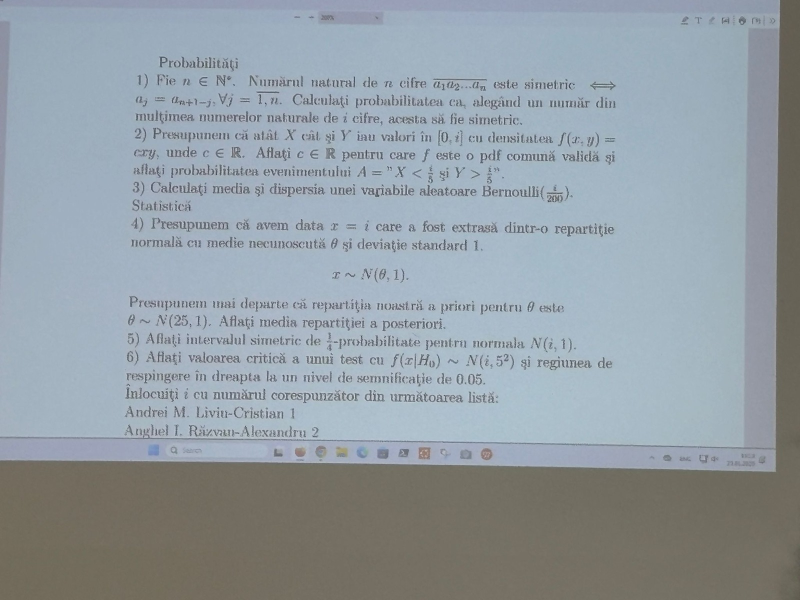
#> input picture Anul 2/Semestrul 1/Probabilități și statistică/Examen/WhatsApp Image 2026-01-19 at 22.12.31.jpeg, 1600 x 1200 px (shown at 1/2 size); its folder holds only this picture in this run
$ python -i 8.Pca_xgboost.py   (imports and definitions only)
#> lines starting #> are read from the running program, lines starting #| are printed output that depends on the picture; after the words box and inside, x2 and y2 are one past the last pixel; in counts of white or black regions, pixels touching at a corner belong together
import os
import numpy as np
import pandas as pd
import matplotlib.pyplot as plt

from PIL import Image

from skimage.feature import hog
from skimage.feature import local_binary_pattern
from skimage.feature import canny
from skimage.transform import probabilistic_hough_line
from skimage.measure import label as connected_components
from skimage.measure import regionprops

from sklearn.model_selection import train_test_split
from sklearn.preprocessing import StandardScaler
from sklearn.decomposition import PCA
from sklearn.metrics import accuracy_score
from sklearn.metrics import confusion_matrix
from sklearn.metrics import ConfusionMatrixDisplay

from xgboost import XGBClassifier
from itertools import product


# 1. Functii pentru feature-uri

def get_lbp_features(image):
    image_uint8 = (image * 255).astype(np.uint8)
    features = []

    for P, R in [(8, 1), (16, 2)]:
        lbp = local_binary_pattern(image_uint8, P=P, R=R, method="uniform")
        n_bins = P + 2

        hist, _ = np.histogram(
            lbp.ravel(),
            bins=n_bins,
            range=(0, n_bins),
            density=True
        )

        features.extend(hist)

    return np.array(features, dtype=np.float32)


def get_intensity_histogram(image):
    hist, _ = np.histogram(
        image.ravel(),
        bins=16,
        range=(0.0, 1.0),
        density=True
    )

    return hist.astype(np.float32)


def get_projection_features(image):
    features = []

    row_sum = np.sum(image, axis=1)
    col_sum = np.sum(image, axis=0)

    features.extend([
        np.mean(row_sum),
        np.std(row_sum),
        np.max(row_sum),
        np.min(row_sum),
        np.mean(col_sum),
        np.std(col_sum),
        np.max(col_sum),
        np.min(col_sum)
    ])

    row_parts = np.array_split(image, 16, axis=0)
    col_parts = np.array_split(image, 16, axis=1)

    for part in row_parts + col_parts:
        features.extend([
            np.mean(part),
            np.max(part),
            np.mean(part > 0.5)
        ])

    return np.array(features, dtype=np.float32)


def get_fft_features(image):
    fft = np.fft.fft2(image)
    fft_shift = np.fft.fftshift(fft)
    magnitude = np.log1p(np.abs(fft_shift))

    h, w = magnitude.shape
    center_h = h // 2
    center_w = w // 2

    center_patch = magnitude[
        center_h - 4:center_h + 4,
        center_w - 4:center_w + 4
    ]

    features = list(center_patch.flatten())

    features.extend([
        np.mean(magnitude),
        np.std(magnitude),
        np.max(magnitude),
        np.min(magnitude),
        np.median(magnitude)
    ])

    return np.array(features, dtype=np.float32)


def get_connected_components_features(image):
    features = []

    for threshold in [0.2, 0.3, 0.4, 0.5, 0.6, 0.7]:
        binary = image > threshold
        labeled = connected_components(binary)
        regions = regionprops(labeled)

        areas = [r.area for r in regions]
        areas = [area for area in areas if area >= 3]

        if len(areas) > 0:
            features.extend([
                len(areas),
                np.max(areas),
                np.mean(areas),
                np.sum(areas)
            ])
        else:
            features.extend([0, 0, 0, 0])

    return np.array(features, dtype=np.float32)


def get_hough_features(image):
    edges = canny(image, sigma=1.0)

    lines = probabilistic_hough_line(
        edges,
        threshold=5,
        line_length=10,
        line_gap=3
    )

    lengths = []
    angles = []

    for line in lines:
        p0, p1 = line

        x0, y0 = p0
        x1, y1 = p1

        dx = x1 - x0
        dy = y1 - y0

        lengths.append(np.sqrt(dx * dx + dy * dy))
        angles.append(np.degrees(np.arctan2(dy, dx)))

    if len(lengths) == 0:
        return np.zeros(16, dtype=np.float32)

    lengths = np.array(lengths)
    angles = np.array(angles)

    features = [
        len(lengths),
        np.mean(lengths),
        np.max(lengths),
        np.std(lengths),
        np.sum(lengths),

        np.mean(np.abs(np.abs(angles) - 90) < 20),
        np.mean(np.abs(angles) < 20),
        np.mean((angles > 20) & (angles < 70)),
        np.mean((angles < -20) & (angles > -70)),

        np.mean(angles),
        np.std(angles),

        np.sum(np.abs(np.abs(angles) - 90) < 15),
        np.sum(np.abs(angles) < 15),
        np.sum((np.abs(angles) > 20) & (np.abs(angles) < 75)),

        np.sum(lengths > 20),
        np.sum(lengths > 35)
    ]

    return np.array(features, dtype=np.float32)


# 2. Citire imagine si extragere toate feature-urile

def load_image(image_path):
    image = Image.open(image_path)
#> image is the input picture: PIL image 1600x1200 RGB; mean R, G, B 147.6, 157.2, 164.2
    image = image.convert("L")
#> image: PIL image 1600x1200 L
    image = image.resize((64, 64))
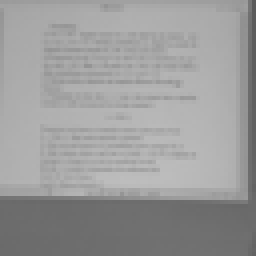
#> image: PIL image 64x64 L (shown 4 times larger); min 91, max 189, mean 155.1

    image = np.array(image, dtype=np.float32)
#> image: shape (64, 64) float32
    image = image / 255.0

    image_hog = hog(
        image,
        orientations=12,
        pixels_per_cell=(8, 8),
        cells_per_block=(2, 2),
        block_norm="L2-Hys",
        feature_vector=True
    ).astype(np.float32)
#> image_hog = 2352 values, max 0.666 at index 2022, min 0 at index 2, mean 0.0898

    global_features = np.array([
        np.mean(image),
        np.std(image),
        np.max(image),
        np.min(image),
        np.median(image),

        np.mean(image > 0.1),
        np.mean(image > 0.2),
        np.mean(image > 0.3),
        np.mean(image > 0.4),
        np.mean(image > 0.5),
        np.mean(image > 0.6),
        np.mean(image > 0.7),
        np.mean(image > 0.8),
        np.mean(image > 0.9)
    ], dtype=np.float32)
#> global_features = [0.608, 0.108, 0.741, 0.357, 0.659, 1, 1, 1, 0.987, 0.752, 0.713, 0.13, 0, 0]

    features = np.concatenate([
        image_hog,
        get_lbp_features(image),
        get_intensity_histogram(image),
        get_projection_features(image),
        get_fft_features(image),
        get_connected_components_features(image),
        get_hough_features(image),
        global_features
    ])
#> the loop in get_lbp_features, `for P, R in [(8, 1), (16, 2)]:` made 2 passes
#> pass 1, in get_lbp_features, `lbp = local_binary_pattern(image_uint8, P=P, R=R, method="uniform")`:
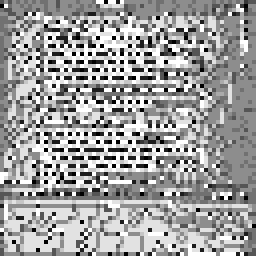
#> lbp: shape (64, 64) float64 (shown 4 times larger); min 0, max 9, mean 5.62; drawn with min black and max white
#> pass 2, in get_lbp_features, `lbp = local_binary_pattern(image_uint8, P=P, R=R, method="uniform")`:
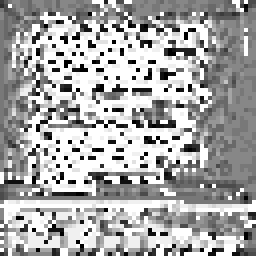
#> lbp: shape (64, 64) float64 (shown 4 times larger); min 0, max 17, mean 11.2; drawn with min black and max white
#> after the loop in get_lbp_features, `for P, R in [(8, 1), (16, 2)]:`: features = 28 values, max 0.293 at index 27, min 0.0105 at index 2, mean 0.0714
#> in get_intensity_histogram, `hist, _ = np.histogram( image.ravel(), bins=16, range=(0.0, 1.0), dens..`: hist = [0, 0, 0, 0, 0, 0.082, 3.02, 0.859, 0.0508, 1.45, 6.96, 3.58, 0, 0, 0, 0]
#> in get_projection_features, `features = []`: features = []
#> in get_projection_features, `row_sum = np.sum(image, axis=1)`: row_sum = 64 values, max 44.62 at index 45, min 27.21 at index 51, mean 38.93
#> in get_projection_features, `col_sum = np.sum(image, axis=0)`: col_sum = 64 values, max 40.66 at index 50, min 24.61 at index 63, mean 38.93
#> in get_projection_features, `row_parts = np.array_split(image, 16, axis=0)`: row_parts = 16 items
#> the loop in get_projection_features, `for part in row_parts + col_parts:` made 32 passes
#> after the loop in get_projection_features, `for part in row_parts + col_parts:`: features = 104 values, max 44.62 at index 2, min 0 at index 49, mean 2.78
#> in get_fft_features, `magnitude = np.log1p(np.abs(fft_shift))`:
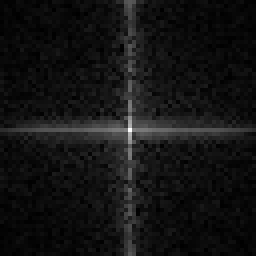
#> magnitude: shape (64, 64) float64 (shown 4 times larger); min 0.00739, max 7.82, mean 0.61; drawn with min black and max white
#> in get_fft_features, `features = list(center_patch.flatten())`: features = 64 values, max 7.82 at index 36, min 0.222 at index 0, mean 2.5
#> in get_connected_components_features, `features = []`: features = []
#> the loop in get_connected_components_features, `for threshold in [0.2, 0.3, 0.4, 0.5, 0.6, 0.7]:` made 6 passes
#> areas on passes 1 to 6: [4096], [4096], [4044], [3081], [2920], [5, 23, 464, 3, 4, 3, 5, 3, 5]
#> pass 3, in get_connected_components_features, `binary = image > threshold`:
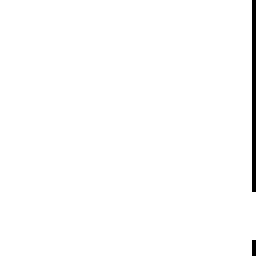
#> binary: shape (64, 64) bool (shown 4 times larger); 98.7% white; black in thin lines or dots, all inside (x1, y1, x2, y2) = (63, 0, 64, 64)
#> after the loop in get_connected_components_features, `for threshold in [0.2, 0.3, 0.4, 0.5, 0.6, 0.7]:`: binary: shape (64, 64) bool; 13% white; 23 white regions (21 under 20 px), largest, box (x1, y1, x2, y2) and area: (18, 24, 57, 47) 464, (30, 20, 49, 24) 23
#> after the loop in get_connected_components_features, `for threshold in [0.2, 0.3, 0.4, 0.5, 0.6, 0.7]:`:
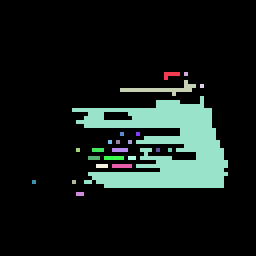
#> labeled: shape (64, 64) int32 (shown 4 times larger); 24 distinct labels, from 0 to 23; one colour per label, 0 black
#> after the loop in get_connected_components_features, `for threshold in [0.2, 0.3, 0.4, 0.5, 0.6, 0.7]:`: features = [1, 4096, 4096, 4096, 1, 4096, 4096, 4096, 1, 4044, 4044, 4044, 1, 3081, 3081, 3081, 1, 2920, 2920, 2920, 9, 464, 57.22, 515]
#> in get_hough_features, `edges = canny(image, sigma=1.0)`:
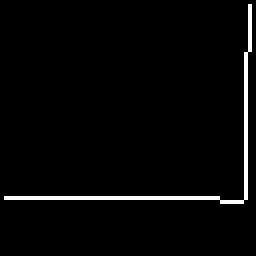
#> edges: shape (64, 64) bool (shown 4 times larger); 2.7% white in thin lines or dots, all inside (x1, y1, x2, y2) = (1, 1, 63, 51)
#> in get_hough_features, `lines = probabilistic_hough_line( edges, threshold=5, line_length=10, ..`: lines = [((61, 49), (61, 20)), ((54, 49), (1, 49)), ((62, 12), (62, 1))]
#> the loop in get_hough_features, `for line in lines:` made 3 passes
#> (x0, y0, x1, y1, dx, dy) on passes 1 to 3: (61, 49, 61, 20, 0, -29), (54, 49, 1, 49, -53, 0), (62, 12, 62, 1, 0, -11)
#> after the loop in get_hough_features, `for line in lines:`: angles = [-90, 180, -90]; lengths = [29, 53, 11]
#> in get_hough_features, `features = [ len(lengths), np.mean(lengths), np.max(lengths), np.std(l..`: features = [3, 31, 53, 17.2, 93, 0.667, 0, 0, 0, 0, 127.3, 2, 0, 0, 2, 1]
#> features = 2623 values, max 4096 at index 2570, min 0 at index 2, mean 21.65

    return features.astype(np.float32)


# 3. Citire CSV-uri

# [1 line that did not run here, left out]
# [1 line that did not run here, left out]


# 4. Incarcare imagini de train

train_images = []
train_labels = []

# [8 lines not run here, left out]

train_images = np.array(train_images, dtype=np.float32)
train_labels = np.array(train_labels).astype(int)

# [3 lines not run here, left out]


# 5. XGBoost foloseste clasele 0, 1, 2, 3, 4

train_labels_xgb = train_labels - 1


# 6. Impartire train-validation

# [7 lines that did not run here, left out]

# [2 lines not run here, left out]


# 7. Testare PCA + XGBoost

pca_values = [50, 100, 200, 0.95]

param_grid = list(product(
    [300, 500],      # n_estimators
    [2, 3, 4],      # max_depth
    [0.03, 0.05],   # learning_rate
    [0.8, 0.9],     # subsample
    [0.8, 0.9],     # colsample_bytree
    [3, 5]          # reg_lambda
))

best_acc = 0
best_pca_value = None
best_params = None
best_predictions = None

results = []

# [89 lines not run here, left out]


# 8. Salvare rezultate pentru raport

results_df = pd.DataFrame(
    results,
    columns=[
        "pca_value",
        "pca_components_real",
        "explained_variance",
        "n_estimators",
        "max_depth",
        "learning_rate",
        "subsample",
        "colsample_bytree",
        "reg_lambda",
        "accuracy"
    ]
)

# [4 lines not run here, left out]


# 9. Plot pentru PCA

best_by_pca = results_df.groupby("pca_value")["accuracy"].max().reset_index()

# [7 lines not run here, left out]


# 10. Matricea de confuzie

# [5 lines that did not run here, left out]

# [4 lines that did not run here, left out]

# [9 lines not run here, left out]

final_scaler = StandardScaler()
# [1 line that did not run here, left out]

if isinstance(best_pca_value, float):
    final_pca = PCA(
        n_components=best_pca_value,
        svd_solver="full",
        random_state=42
    )
else:
    final_pca = PCA(
        n_components=best_pca_value,
        random_state=42
    )

# [1 line that did not run here, left out]

# [2 lines not run here, left out]

# [15 lines that did not run here, left out]

# [1 line not run here, left out]


# 12. Incarcare imagini de test

test_images = []
test_ids = []

# [6 lines not run here, left out]

test_images = np.array(test_images, dtype=np.float32)

# [1 line not run here, left out]


# 13. Aplicam acelasi scaler si PCA pe test

# [1 line that did not run here, left out]
# [1 line that did not run here, left out]

# [1 line not run here, left out]


# 14. Predictii pe test

# [1 line that did not run here, left out]

# revenim la clasele 1, 2, 3, 4, 5
# [1 line that did not run here, left out]


# 15. Salvare submission

# [4 lines that did not run here, left out]

# [4 lines not run here, left out]

>>> result = load_image('../../../Semestrul 1/Probabilități și statistică/Examen/WhatsApp Image 2026-01-19 at 22.12.31.jpeg')
#> result has the same summary as features in load_image
